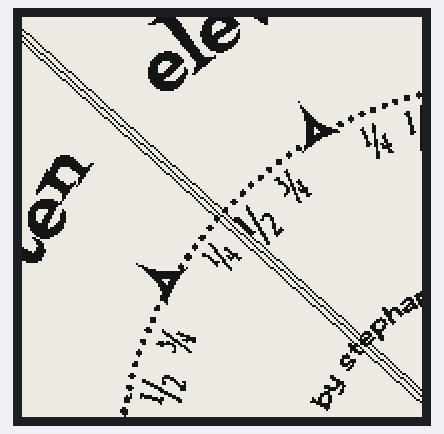
A sketch run on a simulated ESP32. Shown: 200×200 one-colour display. The local clock reads 2024-03-15 10:24:30 at power-on unless the sketch sets it.

Above: at 2.3 s.
At 30.8 s:
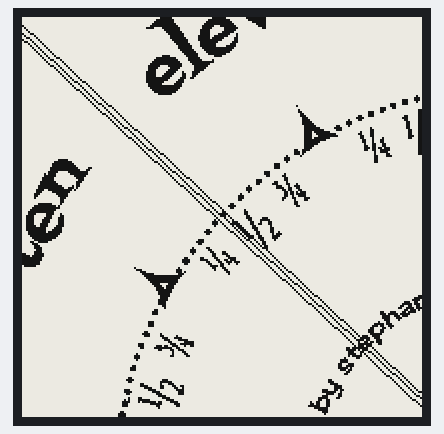
At 91.4 s:
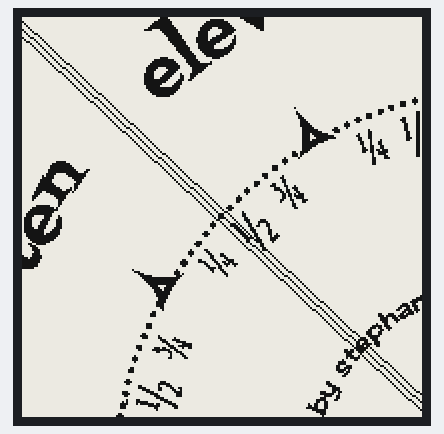

Measured:
- what the display in image 1 shows lasts 60.5 s, from 30.8 s to 91.3 s

The sketch:

SpotLight.ino
```cpp
#include "SpotLight.h"

SpotLight watchy;

void setup(){
  watchy.init();
}

void loop(){}
```

SpotLight.cpp
```cpp
#include "SpotLight.h"
#include <math.h>

SpotLight::SpotLight(){} //constructor

#define ANGLE_PER_HOUR (M_PI/6.0)
#define ANGLE_PER_MINUTE (ANGLE_PER_HOUR/60.0)
#define RADIUS 100 // pixels
#define OUTER_RADIUS (M_SQRT2 * RADIUS)

// calculate the angle of the hour hand in ANGLE
double SpotLight::timeAngle() {
  return currentTime.Hour * ANGLE_PER_HOUR + currentTime.Minute * ANGLE_PER_MINUTE;
}

// draw a line through the center of the screen
// we overdraw to a circle circumscribing the screen
// perhaps a little bit wasteful, like 80 pixels
void SpotLight::centeredLine(double angle) {
  double sina = sin(angle);
  double cosa = cos(angle);
  display.drawLine( fma( sina, OUTER_RADIUS, RADIUS), fma(-cosa, OUTER_RADIUS, RADIUS),
                    fma(-sina, OUTER_RADIUS, RADIUS), fma( cosa, OUTER_RADIUS, RADIUS), GxEPD_BLACK);

  // let's draw them a little fat
  double lo_sina = sin(angle - ANGLE_PER_MINUTE * 2.0);
  double lo_cosa = cos(angle - ANGLE_PER_MINUTE * 2.0);
  double hi_sina = sin(angle + ANGLE_PER_MINUTE * 2.0);
  double hi_cosa = cos(angle + ANGLE_PER_MINUTE * 2.0);

  display.drawLine( fma( lo_sina, OUTER_RADIUS, RADIUS), fma(-lo_cosa, OUTER_RADIUS, RADIUS),
                    fma(-hi_sina, OUTER_RADIUS, RADIUS), fma( hi_cosa, OUTER_RADIUS, RADIUS), GxEPD_BLACK);
  display.drawLine( fma( hi_sina, OUTER_RADIUS, RADIUS), fma(-hi_cosa, OUTER_RADIUS, RADIUS),
                    fma(-lo_sina, OUTER_RADIUS, RADIUS), fma( lo_cosa, OUTER_RADIUS, RADIUS), GxEPD_BLACK);
}

// draw a 200x200 window from the source bitmap
// centered on a point on a circle 200px radius
// around 300, 300 where it intersects with the
// computed angle of the time.
void SpotLight::drawWindow(double angle) {
  double sina = sin(angle);
  double cosa = cos(angle);

  int x = fma( sina, RADIUS * 2, RADIUS * 2);
  int y = fma(-cosa, RADIUS * 2, RADIUS * 2);

  display.drawBitmap(-x,-y,spotFace,600,600,GxEPD_WHITE,GxEPD_BLACK);
}

void SpotLight::drawWatchFace() {
  double angle = timeAngle();
  drawWindow(angle);
  centeredLine(angle);
}
```

SpotLight.h
```cpp
#ifndef WATCHY_SpotLight_H
#define WATCHY_SpotLight_H

#include <Watchy.h>
#include "graphics.h"

class SpotLight : public Watchy{
    public:
        SpotLight();
		void drawWatchFace();
	private:
		double timeAngle();
		void centeredLine(double angle);
		void drawWindow(double angle);
};

#endif
```

Source omitted: graphics.h (data table, 278516 bytes)
